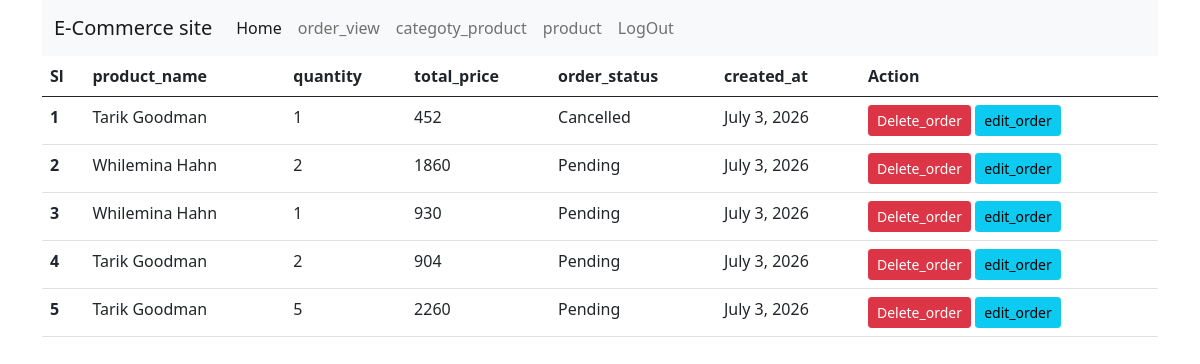
The app's page /order_view/ (signed in) with its own data.
### productmanager/models.py (models this page shows, shortened)
class OrderModel(models.Model):
    STATUS=[
        ('Pending','Pending'),
        ('Confirmed','Confirmed'),
        ('Cancelled','Cancelled'),
    ]
    customer=models.ForeignKey(CustomUserModel,on_delete=models.CASCADE,null=True)
    product = models.ForeignKey(ProductModel,on_delete=models.CASCADE,null=True)
    quantity =models.PositiveIntegerField(null=True)
    total_price =models.PositiveIntegerField(null=True)
    order_status =models.CharField(choices=STATUS, max_length=100, null=True)
    created_at=models.DateField(auto_now_add=True)

class ProductModel(models.Model):
    seller=models.ForeignKey(CustomUserModel,on_delete=models.CASCADE,null=True)
    category=models.ForeignKey(CategoryModel,on_delete=models.CASCADE,null=True)
    product_name=models.CharField(max_length=100,null=True)
    product_description=models.TextField(max_length=100,null=True)
    product_image=models.ImageField(upload_to='media/product_management',null=True)
    price=models.PositiveIntegerField(null=True)
    stock_quantity=models.PositiveIntegerField(null=True)
    created_at=models.DateField(auto_now_add=True)

### productmanager/views.py (the view)
# urls.py: path('order_view/', order_view, name='order_view'),
def order_view(req):
    order_Data = OrderModel.objects.all()
    context={
        'order_dic' : order_Data
    }
    return render(req,'order.html',context)

### templates/order.html (shortened to what this page needs)
{% extends 'master/base.html' %}
{% block content %}
    <table class="table">
  <thead>
    <tr>
      <th scope="col">Sl</th>
      <th scope="col">product_name</th>
      <th scope="col">quantity</th>
      <th scope="col">total_price</th>
       <th scope="col">order_status</th>
      <th scope="col">created_at</th>
      <th>Action</th>
    </tr>
  </thead>
  <tbody>
    <tr>
{% for i in order_dic %}
    <th scope="row">{{forloop.counter}}</th>
      <td>{{i.product.product_name}}</td>
       <td>{{i.quantity}}</td>
    <td>{{i.total_price}}</td>
       <td>{{i.order_status}}</td>
       <td>{{i.created_at}}</td>
       <td>
        <a href="{% url 'delete_order' i.id %}" class="btn btn-danger btn-sm">Delete_order</a>
        {% if request.user.role == 'Seller' %}
            <a href="{% url 'edit_order' i.id %}" class="btn btn-info btn-sm">edit_order</a>
        {% endif %}
       </td>
    </tr>
{% endfor %}
  </tbody>
</table>
{% endblock content %}

### records on screen
OrderModel: product.product_name "Tarik Goodman", quantity "1", total_price "452", order_status "Cancelled", created_at "July 3, 2026"
OrderModel: product.product_name "Whilemina Hahn", quantity "2", total_price "1860", order_status "Pending", created_at "July 3, 2026"
OrderModel: product.product_name "Whilemina Hahn", quantity "1", total_price "930", order_status "Pending", created_at "July 3, 2026"
OrderModel: product.product_name "Tarik Goodman", quantity "2", total_price "904", order_status "Pending", created_at "July 3, 2026"
OrderModel: product.product_name "Tarik Goodman", quantity "5", total_price "2260", order_status "Pending", created_at "July 3, 2026"
